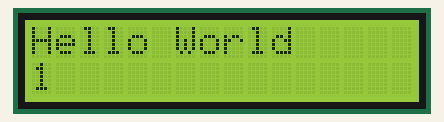
Recording of a sketch running on a simulated Arduino Uno, built with avr-gcc and run on an emulated ATmega328P. Parts: 16×2 character LCD.

Above: at 0.1 s.
At 4.1 s:
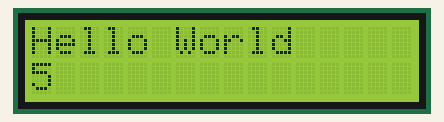
At 9.2 s:
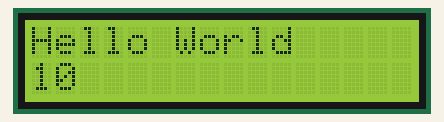
At 19.2 s:
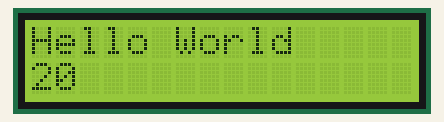
At 28.2 s:
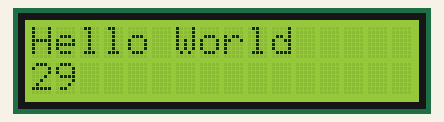
At 38.3 s:
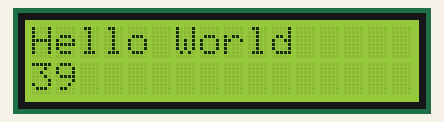

The sketch:

homework48_LCD_counter.ino
```cpp
/**
 * https://toptechboy.com/arduino-tutorial-48-connecting-and-using-an-lcd-display/
 * Show a counter on the LCD
 * For schematics: http://www.learningaboutelectronics.com/Articles/HD44780-LCD-Screen-Pinout
*/
#include <LiquidCrystal.h>

const int baud = 9600;
const int delayTime = 1000;

const int rs = 7; // Register select
const int en = 8; // Clock enable
// digital bit pins
const int db4 = 9;
const int db5 = 10;
const int db6 = 11;
const int db7 = 12;

int currentCount = 1;

LiquidCrystal lcd(rs, en, db4, db5, db6, db7);

void setup() {
  Serial.begin(baud);
  lcd.begin(16, 2);
}

void loop() {
  displayCount(currentCount++);
  delay(delayTime);
}

void displayCount(int number){
  lcd.clear();
  lcd.setCursor(0,0);
  lcd.print("Hello World");
  lcd.setCursor(0, 1);
  lcd.print(number);
}
```

Measured:
- what the display in image 1 shows lasts 1.0 s, from 4.1 s to 5.1 s
